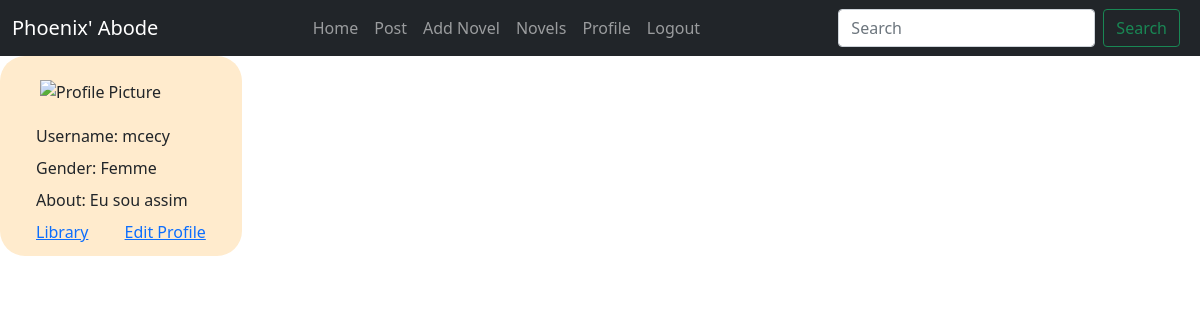
Screenshot of /profile (signed in) with the database file from the repository.
### tables this page shows
CREATE TABLE users (
id INTEGER PRIMARY KEY AUTOINCREMENT NOT NULL,
username TEXT NOT NULL,
hash TEXT NOT NULL
, is_staff TEXT NOT NULL DEFAULT 'false', picture BLOB, about BLOB, gender TEXT);

### app.py (the view)
@app.route("/profile")
@login_required
def profile():
    user_id = session.get("user_id")
    info = db.execute("SELECT username, gender, about FROM users WHERE id = ?", user_id)
    info = info[0]
    pic = db.execute("SELECT picture FROM users WHERE id = ?", user_id)
    if len(pic) > 0:
        pic = pic[0]["picture"]
        pic = Image.open(BytesIO(pic))
        pic = pic.save("static/pic.jpg")
        pic = "static/pic.jpg"
        return render_template("profile.html", pic=pic, info=info)
    return render_template("profile.html", info=info)

### app.py (called while the page is built)
@app.after_request
def after_request(response):
    response.headers["Cache-Control"] = "no-cache, no-store, must-revalidate"
    response.headers["Expires"] = 0
    response.headers["Pragma"] = "no-cache"
    return response

### helpers.py (called while the page is built)
def login_required(f):
    @wraps(f)
    def decorated_function(*args, **kwargs):
        if session.get("user_id") is None:
            return redirect("/login")
        return f(*args, **kwargs)
    return decorated_function

### templates/profile.html (shortened to what this page needs)
{% extends "layout.html" %}
{% block main %}
    <div class="crd">
        <div class="content">
            {% if pic is defined %}
                <img class="pic" src="{{pic}}" alt="Profile Picture" width="200" height="200">
            {% else %}
                <img class="pic" src="static/lonely.jpg" alt="Profile Picture" width="200" height="200">
            {% endif %}
            <p class="mx-3 my-2">Username: {{info.username}}</p>
            <p class="mx-3 my-2">Gender: {{info.gender}}</p>
            <p class="mx-3 my-2">About: {{info.about}}</p>
            <a class="mx-3 my-2" href="/library/{{session.get("user_id")}}">Library</a>
            <a class="mx-3 my-2" href="/edit_profile">Edit Profile</a>
        </div>
    </div>
{% endblock %}

### static/styles.css (style rules this page uses)
body { background-image: url('chaos.jpg'); background-repeat: no-repeat; background-attachment: fixed; background-size: cover; }
.pic { padding: 12px 20px; }
.crd { width:fit-content; background-color: blanchedalmond; border-radius: 25px; }
.content { padding: 12px 20px; justify-content: center; }

### rows the page displays
users: username "mcecy", gender "Femme", about "Eu sou assim"
